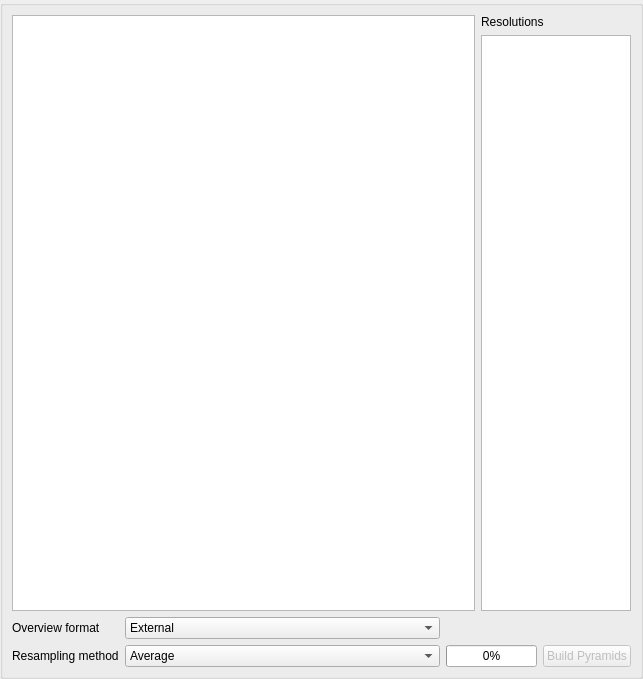
             <widget class="QWidget" name="scrollAreaWidgetContents_5">
              <property name="geometry">
               <rect>
                <x>0</x>
                <y>0</y>
                <width>643</width>
                <height>679</height>
               </rect>
              </property>
              <layout class="QVBoxLayout" name="verticalLayout_12">
               <property name="leftMargin">
                <number>0</number>
               </property>
               <property name="topMargin">
                <number>0</number>
               </property>
               <property name="rightMargin">
                <number>0</number>
               </property>
               <property name="bottomMargin">
                <number>0</number>
               </property>
               <item>
                <widget class="QGroupBox" name="mPyramidsGrpBx">
                 <property name="title">
                  <string/>
                 </property>
                 <layout class="QGridLayout" name="gridLayout_6">
                  <item row="2" column="0">
                   <widget class="QLabel" name="textLabel4_2">
                    <property name="text">
                     <string>Resampling method</string>
                    </property>
                   </widget>
                  </item>
                  <item row="0" column="0" colspan="5">
                   <layout class="QGridLayout" name="gridLayout_8">
                    <item row="0" column="1">
                     <widget class="QLabel" name="textLabel5">
                      <property name="text">
                       <string>Resolutions</string>
                      </property>
                     </widget>
                    </item>
                    <item row="1" column="1">
                     <widget class="QListWidget" name="lbxPyramidResolutions">
                      <property name="minimumSize">
                       <size>
                        <width>150</width>
                        <height>0</height>
                       </size>
                      </property>
                      <property name="maximumSize">
                       <size>
                        <width>150</width>
                        <height>32767</height>
                       </size>
                      </property>
                      <property name="selectionMode">
                       <enum>QAbstractItemView::MultiSelection</enum>
                      </property>
                     </widget>
                    </item>
                    <item row="0" column="0" rowspan="2">
                     <widget class="QTextEdit" name="tePyramidDescription">
                      <property name="sizePolicy">
                       <sizepolicy hsizetype="Expanding" vsizetype="Expanding">
                        <horstretch>4</horstretch>
                        <verstretch>0</verstretch>
                       </sizepolicy>
                      </property>
                      <property name="html">
                       <string>&lt;!DOCTYPE HTML PUBLIC &quot;-//W3C//DTD HTML 4.0//EN&quot; &quot;http://www.w3.org/TR/REC-html40/strict.dtd&quot;&gt;
&lt;html&gt;&lt;head&gt;&lt;meta name=&quot;qrichtext&quot; content=&quot;1&quot; /&gt;&lt;style type=&quot;text/css&quot;&gt;
p, li { white-space: pre-wrap; }
&lt;/style&gt;&lt;/head&gt;&lt;body style=&quot; font-family:'Sans Serif'; font-size:9pt; font-weight:400; font-style:normal;&quot;&gt;
&lt;p style=&quot; margin-top:0px; margin-bottom:0px; margin-left:0px; margin-right:0px; -qt-block-indent:0; text-indent:0px;&quot;&gt;&lt;span style=&quot; font-family:'Cantarell'; font-size:11pt;&quot;&gt;&lt;br /&gt;&lt;/span&gt;&lt;/p&gt;&lt;/body&gt;&lt;/html&gt;</string>
                      </property>
                     </widget>
                    </item>
                   </layout>
                  </item>
                  <item row="2" column="4">
                   <widget class="QPushButton" name="buttonBuildPyramids">
                    <property name="enabled">
                     <bool>false</bool>
                    </property>
                    <property name="text">
                     <string>Build Pyramids</string>
                    </property>
                   </widget>
                  </item>
                  <item row="2" column="1">
                   <widget class="QComboBox" name="cboResamplingMethod">
                    <item>
                     <property name="text">
                      <string>Average</string>
                     </property>
                    </item>
                    <item>
                     <property name="text">
                      <string>Nearest Neighbour</string>
                     </property>
                    </item>
                   </widget>
                  </item>
                  <item row="2" column="2" colspan="2">
                   <widget class="QProgressBar" name="mPyramidProgress">
                    <property name="value">
                     <number>0</number>
                    </property>
                   </widget>
                  </item>
                  <item row="1" column="1">
                   <widget class="QComboBox" name="cbxPyramidsFormat">
                    <property name="sizePolicy">
                     <sizepolicy hsizetype="Expanding" vsizetype="Fixed">
                      <horstretch>0</horstretch>
                      <verstretch>0</verstretch>
                     </sizepolicy>
                    </property>
                    <item>
                     <property name="text">
                      <string>External</string>
                     </property>
                    </item>
                    <item>
                     <property name="text">
                      <string>Internal (if possible)</string>
                     </property>
                    </item>
                    <item>
                     <property name="text">
                      <string>External (Erdas Imagine)</string>
                     </property>
                    </item>
                   </widget>
                  </item>
                  <item row="1" column="0">
                   <widget class="QLabel" name="label_11">
                    <property name="text">
                     <string>Overview format</string>
                    </property>
                   </widget>
                  </item>
                 </layout>
                </widget>
               </item>
              </layout>
             </widget>
